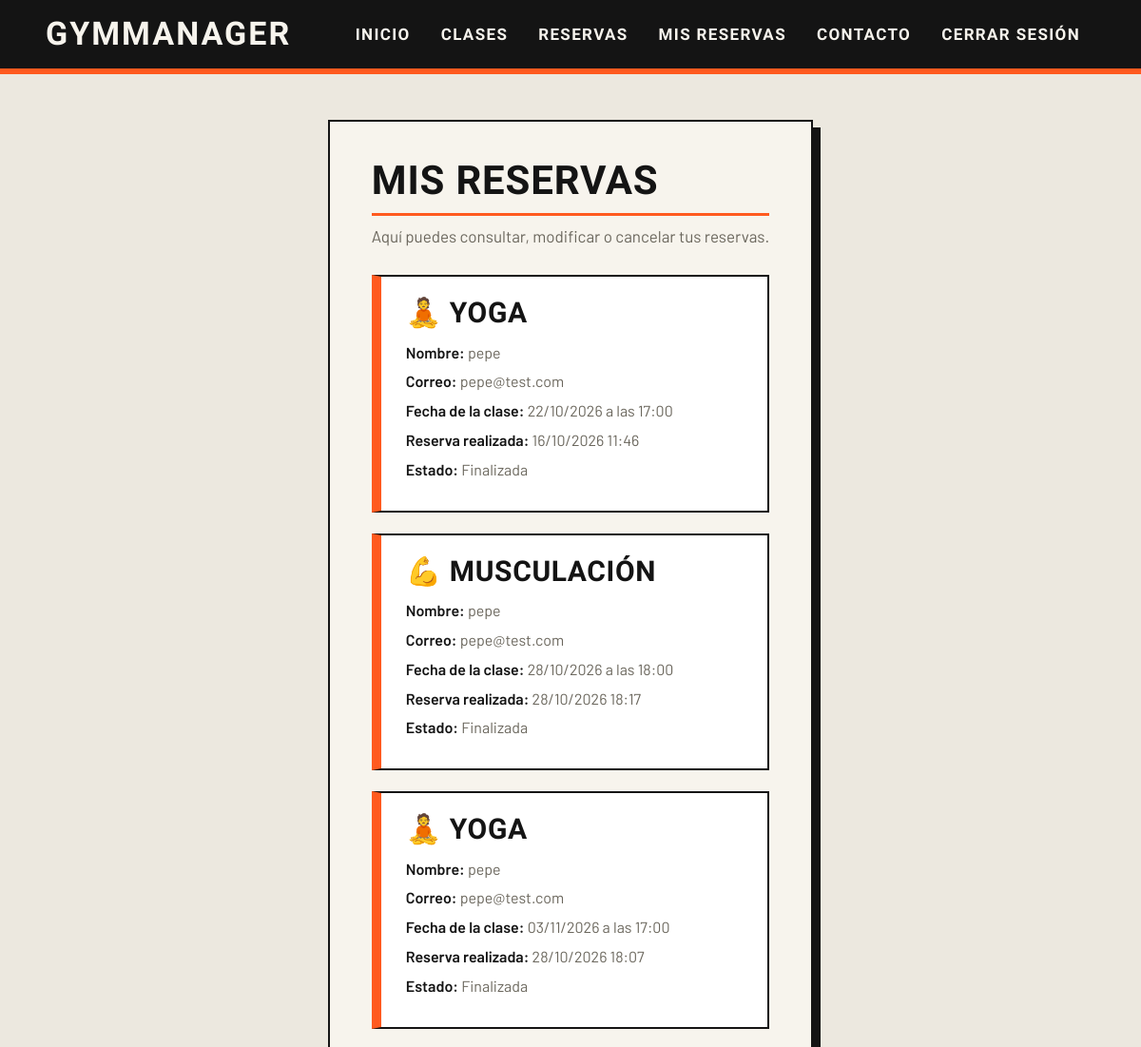
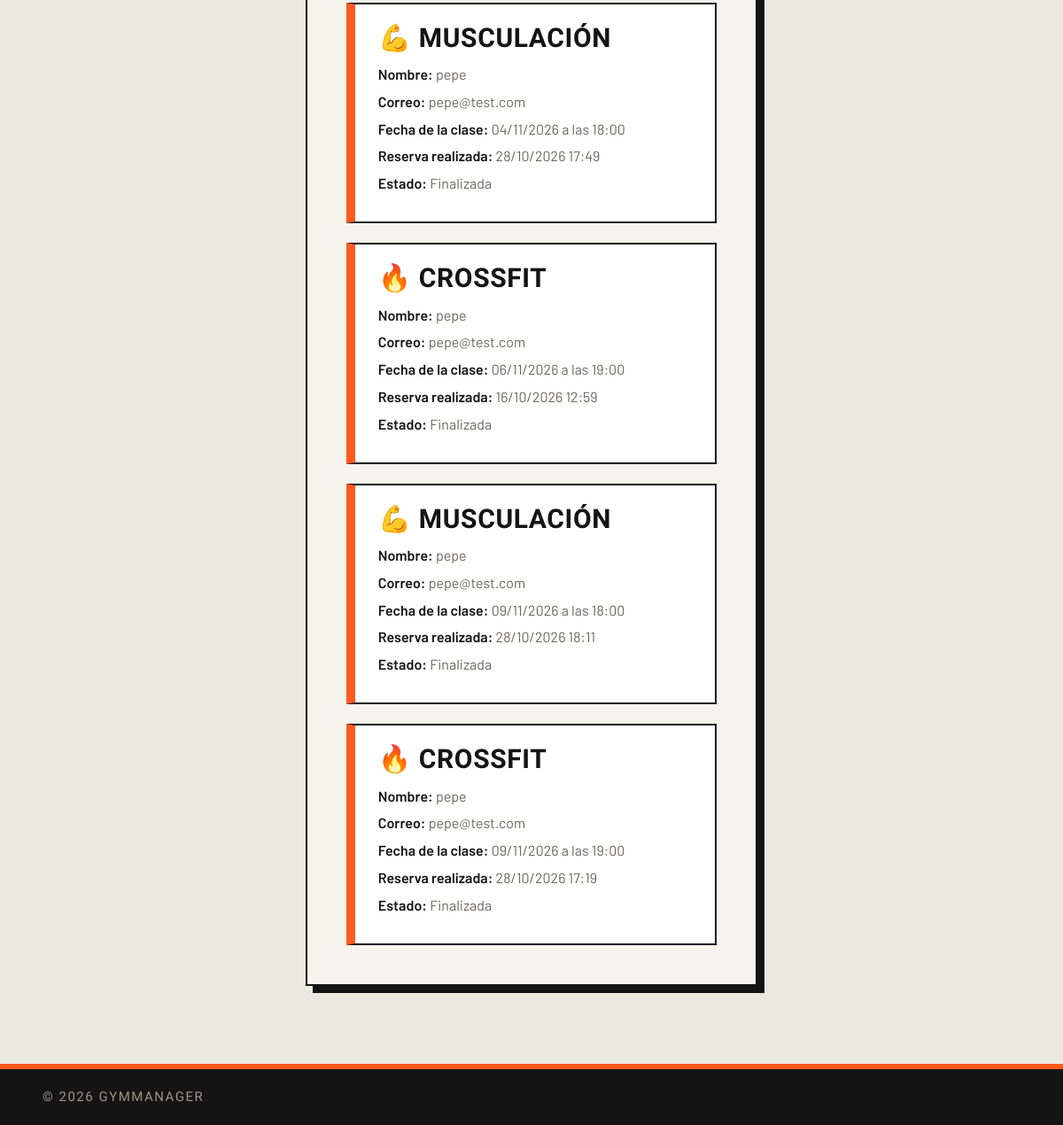
Screenshot of /mis_reservas.php (signed in) with the database file from the repository (2 pictures, top to bottom).
### tables this page shows
CREATE TABLE `reservas` (
  `id` int(11) NOT NULL AUTO_INCREMENT,
  `usuario_id` int(11) NOT NULL,
  `clase_id` int(11) NOT NULL,
  `fecha` date NOT NULL,
  `fecha_reserva` timestamp NOT NULL DEFAULT current_timestamp(),
  PRIMARY KEY (`id`),
  UNIQUE KEY `reserva_unica` (`usuario_id`, `clase_id`, `fecha`),
  KEY `clase_fecha` (`clase_id`, `fecha`),
  CONSTRAINT `fk_reservas_usuario` FOREIGN KEY (`usuario_id`) REFERENCES `usuarios` (`id`) ON DELETE CASCADE,
  CONSTRAINT `fk_reservas_clase` FOREIGN KEY (`clase_id`) REFERENCES `clases` (`id`) ON DELETE RESTRICT
);

CREATE TABLE `usuarios` (
  `id` int(11) NOT NULL AUTO_INCREMENT,
  `nombre` varchar(100) NOT NULL,
  `email` varchar(150) NOT NULL,
  `password` varchar(255) NOT NULL,
  PRIMARY KEY (`id`),
  UNIQUE KEY `email` (`email`)
);

### mis_reservas.php (the view, shortened to what this page needs)
<?php
include "conexion.php";
include "funciones.php";
$clases = obtener_clases($conexion);
$usuario_id = $_SESSION["usuario_id"];
$hoy = date("Y-m-d");
$sql = "SELECT r.id, r.clase_id, r.fecha, r.fecha_reserva,
               u.nombre, u.email
        FROM reservas r
        INNER JOIN usuarios u ON u.id = r.usuario_id
        WHERE r.usuario_id = ?
        ORDER BY r.fecha < CURDATE(), r.fecha ASC";
$stmt = $conexion->prepare($sql);
$stmt->bind_param("i", $usuario_id);
$stmt->execute();
$resultado = $stmt->get_result();
?>
<!DOCTYPE html>
<html lang="es">
<head>
    <link rel="stylesheet" href="style.css">
</head>
<body>
<header>
    <h1>GymManager</h1>
    <?php mostrar_menu(); ?>
</header>
<main class="reserva">
    <h2>Mis reservas</h2>
    <p>Aquí puedes consultar, modificar o cancelar tus reservas.</p>
    <?php if ($resultado->num_rows > 0): ?>
        <div class="reservas-contenedor">
            <?php while ($reserva = $resultado->fetch_assoc()): ?>
                <?php
                $pasada = $reserva["fecha"] < $hoy;
                $id_clase = (int) $reserva["clase_id"];
                $dia_reserva = (int) date("N", strtotime($reserva["fecha"]));
                ?>
                <div class="reserva-card">
                    <h3><?php echo htmlspecialchars(nombre_clase($id_clase)); ?></h3>
                    <p>
                        <strong>Nombre:</strong>
                        <?php echo htmlspecialchars($reserva["nombre"]); ?>
                    </p>
                    <p>
                        <strong>Correo:</strong>
                        <?php echo htmlspecialchars($reserva["email"]); ?>
                    </p>
                    <p>
                        <strong>Fecha de la clase:</strong>
                        <?php echo date("d/m/Y", strtotime($reserva["fecha"])); ?>
                        <?php if (isset($clases[$id_clase]["horas"][$dia_reserva])): ?>
                            a las <?php echo $clases[$id_clase]["horas"][$dia_reserva]; ?>
                        <?php endif; ?>
                    </p>
                    <p>
                        <strong>Reserva realizada:</strong>
                        <?php echo date("d/m/Y H:i", strtotime($reserva["fecha_reserva"])); ?>
                    </p>
                    <?php if ($pasada): ?>
                        <p>
                            <strong>Estado:</strong>
                            Finalizada
                        </p>
                    <?php endif; ?>
                </div>
            <?php endwhile; ?>
        </div>
    <?php endif; ?>
</main>
<footer>
    <p>© 2026 GymManager</p>
</footer>
</body>
</html>

### funciones.php (shortened to what this page needs)
<?php
function obtener_clases($conexion)
{
    $sql = "SELECT c.id, c.nombre, c.icono, c.descripcion_corta,
                   c.descripcion, c.plazas, h.dia_semana,
                   TIME_FORMAT(h.hora, '%H:%i') AS hora
            FROM clases c
            LEFT JOIN horarios h ON h.clase_id = c.id
            ORDER BY c.id, h.dia_semana";
    $resultado = $conexion->query($sql);
    $clases = [];
    while ($fila = $resultado->fetch_assoc()) {
        $id = (int) $fila["id"];
        if (!isset($clases[$id])) {
            $clases[$id] = [
                "nombre" => $fila["nombre"],
                "icono" => $fila["icono"],
                "descripcion_corta" => $fila["descripcion_corta"],
                "descripcion" => $fila["descripcion"],
                "plazas" => (int) $fila["plazas"],
                "dias_numero" => [],
                "horas" => []
            ];
        }
        if ($fila["dia_semana"] !== null) {
            $dia = (int) $fila["dia_semana"];
            $clases[$id]["dias_numero"][] = $dia;
            $clases[$id]["horas"][$dia] = $fila["hora"];
        }
    }
    foreach ($clases as $id => $clase) {
        $clases[$id]["dias"] = texto_dias($clase["dias_numero"]);
        $clases[$id]["hora"] = implode(" / ", array_unique($clase["horas"]));
    }
    return $clases;
}
function texto_dias($dias_numero)
{
    $nombres = [1 => "lunes", 2 => "martes", 3 => "miércoles", 4 => "jueves",
                5 => "viernes", 6 => "sábado", 7 => "domingo"];
    $dias = [];
    foreach ($dias_numero as $numero) {
        $dias[] = $nombres[$numero];
    }
    $ultimo = array_pop($dias);
    $texto = count($dias) > 0 ? implode(", ", $dias) . " y " . $ultimo : $ultimo;
    return mb_strtoupper(mb_substr($texto, 0, 1)) . mb_substr($texto, 1);
}
function nombre_clase($id)
{
    global $clases;
    if (isset($clases[$id])) {
        return $clases[$id]["icono"] . " " . $clases[$id]["nombre"];
    }
    return "Clase no disponible";
}
function mostrar_menu()
{
    $con_sesion = isset($_SESSION["usuario_id"]);
    echo '<nav>';
    echo '<a href="index.php">Inicio</a>';
    echo '<a href="clases.php">Clases</a>';
    if ($con_sesion) {
        echo '<a href="reserva.php">Reservas</a>';
        echo '<a href="mis_reservas.php">Mis reservas</a>';
    }
    echo '<a href="contacto.php">Contacto</a>';
    if ($con_sesion) {
        echo '<a href="cerrar_sesion.php">Cerrar sesión</a>';
    } else {
        echo '<a href="login.html">Iniciar sesión</a>';
        echo '<a href="registro.html">Crear cuenta</a>';
    }
    echo '</nav>';
}
    ?>

### style.css (style rules this page uses)
:root { --negro: #141414; --hierro: #2a2a2a; --hueso: #ece8df; --papel: #f7f4ed; --linea: #cfc9bb; --gris: #6b675d; --acento: #ff5a1f; --acento-oscuro: #d9420a; --ok: #2f6b3a; --titulo: "Barlow Condensed", "Arial Narrow", Impact, sans-serif; --texto: "Barlow", "Helvetica Neue", Arial, sans-serif; }
*, *::before, *::after { margin: 0; padding: 0; box-sizing: border-box; }
html { scroll-behavior: smooth; }
body { font-family: var(--texto); font-size: 17px; line-height: 1.55; background-color: var(--hueso); color: var(--negro); min-height: 100vh; display: flex; flex-direction: column; }
h1, h2, h3 { font-family: var(--titulo); text-transform: uppercase; letter-spacing: 0.02em; line-height: 1.05; }
a { color: var(--acento-oscuro); }
header { background-color: var(--negro); color: var(--papel); padding: 0 48px; display: flex; justify-content: space-between; align-items: stretch; border-bottom: 6px solid var(--acento); }
header h1 { font-size: 34px; font-weight: 800; letter-spacing: 0.06em; padding: 18px 0; display: flex; align-items: center; }
nav { display: flex; align-items: stretch; flex-wrap: wrap; }
nav a { color: var(--papel); text-decoration: none; font-family: var(--titulo); font-weight: 600; font-size: 17px; text-transform: uppercase; letter-spacing: 0.08em; padding: 0 16px; display: flex; align-items: center; border-bottom: 4px solid transparent; margin-bottom: -6px; padding-bottom: 2px; }
main { flex: 1; padding: 48px; }
main > h2 { font-size: 48px; font-weight: 800; margin-bottom: 8px; }
main > p { color: var(--gris); margin-bottom: 36px; }
.reserva { max-width: 620px; margin: 48px auto; padding: 40px 44px 44px; background-color: var(--papel); border: 2px solid var(--negro); box-shadow: 8px 8px 0 var(--negro); text-align: left; flex: none; }
.reserva:has(.reservas-contenedor) { max-width: 780px; }
.reserva h2 { font-size: 42px; font-weight: 800; margin-bottom: 8px; padding-bottom: 12px; border-bottom: 3px solid var(--acento); text-align: left; }
.reserva > p { color: var(--gris); margin-bottom: 28px; text-align: left; }
.reserva h3 { font-size: 28px; margin: 32px 0 18px; text-align: left; }
.reservas-contenedor { display: flex; flex-direction: column; gap: 22px; }
.reserva-card { background-color: #fff; border: 2px solid var(--negro); border-left: 10px solid var(--acento); padding: 22px 26px 24px; text-align: left; }
.reserva-card h3 { font-size: 30px; font-weight: 800; margin: 0 0 14px; text-align: left; }
.reserva-card p { color: var(--gris); margin-bottom: 6px; font-size: 16px; }
.reserva-card strong { color: var(--negro); font-weight: 600; }
footer { background-color: var(--negro); color: #9a9588; font-family: var(--titulo); font-size: 15px; letter-spacing: 0.1em; text-transform: uppercase; text-align: left; padding: 20px 48px; margin-top: 40px; border-top: 6px solid var(--acento); }
footer p { margin: 0; }

### rows the page displays
reservas: clase "🧘 YOGA", usuario.nombre "pepe", usuario.email "pepe@test.com", fecha "22/10/2026", clase+fecha "17:00", fecha_reserva "16/10/2026 11:46", shows "Estado:"
reservas: clase "💪 MUSCULACIÓN", usuario.nombre "pepe", usuario.email "pepe@test.com", fecha "28/10/2026", clase+fecha "18:00", fecha_reserva "28/10/2026 18:17", shows "Estado:"
reservas: clase "🧘 YOGA", usuario.nombre "pepe", usuario.email "pepe@test.com", fecha "03/11/2026", clase+fecha "17:00", fecha_reserva "28/10/2026 18:07", shows "Estado:"
reservas: clase "💪 MUSCULACIÓN", usuario.nombre "pepe", usuario.email "pepe@test.com", fecha "04/11/2026", clase+fecha "18:00", fecha_reserva "28/10/2026 17:49", shows "Estado:"
reservas: clase "🔥 CROSSFIT", usuario.nombre "pepe", usuario.email "pepe@test.com", fecha "06/11/2026", clase+fecha "19:00", fecha_reserva "16/10/2026 12:59", shows "Estado:"
reservas: clase "💪 MUSCULACIÓN", usuario.nombre "pepe", usuario.email "pepe@test.com", fecha "09/11/2026", clase+fecha "18:00", fecha_reserva "28/10/2026 18:11", shows "Estado:"
reservas: clase "🔥 CROSSFIT", usuario.nombre "pepe", usuario.email "pepe@test.com", fecha "09/11/2026", clase+fecha "19:00", fecha_reserva "28/10/2026 17:19", shows "Estado:"
